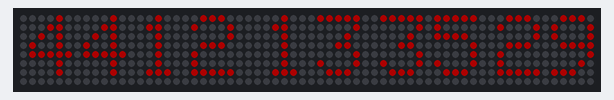
The sketch below on a simulated Arduino Uno, built with avr-gcc and run on an emulated ATmega328P. On the bench: 64×8 RGB LED matrix (first LED top left, wired row by row). Dim RGB values are drawn brighter than linear; the local clock reads 2024-03-15 10:24:30 at power-on unless the sketch sets it.

Above: at 1.2 s.
At 5.9 s:
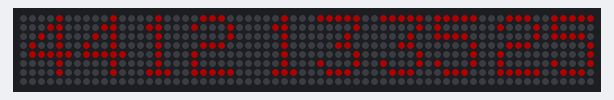
At 10.6 s:
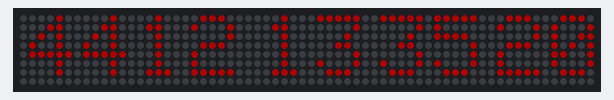
At 19.9 s:
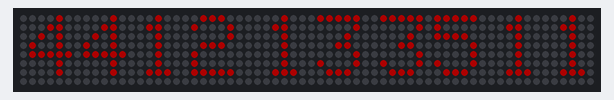
At 29.2 s:
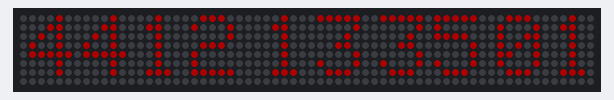
At 38.6 s:
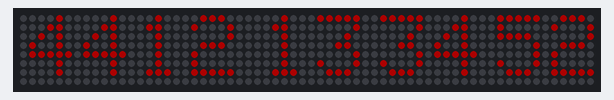

Measured:
- what the display in image 0 shows lasts 1.1 s, from 1.2 s to 2.3 s

The sketch:

panneauLeds.ino
```cpp
// Projet panneau de LEDs
// V2 : 11/1/2024 : Mise au point
// V3 : 27/1/2024 : Programme définitif


// Librairies à utiliser :
// Adafruit_neopixel :  https://github.com/adafruit/Adafruit_NeoPixel/releases
// Adafruit_gfx :       https://github.com/adafruit/Adafruit-GFX-Library/releases
// Adafruit_neomatrix : https://github.com/adafruit/Adafruit_NeoMatrix/releases
// Adafruit_neomatrix : https://github.com/adafruit/Adafruit_NeoMatrix/releases
// Busi :               https://github.com/adafruit/Adafruit_BusIO/releases
// RtClib :             https://github.com/adafruit/RTClib/releases


// Branchement sur un arduino uno
// Fil rouge Matrice => 5v
// Fil Vert Data MAtrice => D6
// Fil Blanc masse Matrice => GND


#include <Adafruit_GFX.h>
#include <Adafruit_NeoMatrix.h>
#include <Adafruit_NeoPixel.h>
#include <Wire.h>
#include <RTClib.h>

// Si changement de Police
// Inclure la police TomThumb (police petite taille)
// #include <Fonts/TomThumb.h>
// Inclure la police Mini9 (un peu plus grande)
// #include <Fonts/FreeSans9pt7b.h>


// 5 variables pour modifier le comportement du programme
#define PIN_MATRICE 6         // Port de la matrice sur l'arduino (Ici par exemple 6 pour D6 sur l'arduino)
                              // Si ESP8266, mettre obligatoirement la valeur 1 et brancher la data sur la PIN TX !!
#define LUMINOSITE 50         // Luminosité de l'affichage sachant que cela varie de 0 à 255
#define HAUTEUR_MATRICE 8     // Nombre de pixel en hauteur. On laisse 8 sur ce modèle
#define LARGEUR_MATRICE 64    // Nombre de pixel en largeur. On laisse 64 sur ce modèle (2 matrices de 32 pixels)

#define DELAI   1000          // Attente en milliseconde entre deux calculs d'heure

#define RED      255          // Si blanc, mettre toutes les valeurs à 255
#define GREEN    0            // Si Red, mettre RED a 255 et les autres valeurs à 0
#define BLUE     0

// Si Date cible : Par exemple 23/02/2025 s'écrit : 2025, 2, 23
// Si Date cible : Par exemple 1/1/2036 s'écrit : 2036, 1, 1
// Date Apophis : 14 avril 2036 mettre 2036, 4, 14 (Page 229 du livre)
#define DATE_CIBLE targetDate(2036, 4, 14, 0, 0, 0);


// Clock se branche sur les SCL (21 sur mega) et SDA (20 sur mega)

// ****** Début du programme ***********

// Initialisation du temps
RTC_DS3231 rtc;

// Initialisation de la matrice
// Largeur : 2x32 pixels
// hauteur en pixels : HAUTEUR_MATRICE
// Matrice sur la pin num. :  PIN_MATRICE
// NEO_MATRIX_BOTTOM  + NEO_MATRIX_RIGHT  : Première led en bas à droite
// NEO_MATRIX_COLUMNS + NEO_MATRIX_ZIGZAG : branchement en colonne de type zigzag
// NEO_GRB + NEO_KHZ800 : type de led
Adafruit_NeoMatrix matrix = Adafruit_NeoMatrix(LARGEUR_MATRICE,HAUTEUR_MATRICE,PIN_MATRICE,
  NEO_MATRIX_BOTTOM  + NEO_MATRIX_RIGHT  +
  NEO_MATRIX_COLUMNS + NEO_MATRIX_ZIGZAG,
  NEO_GRB + NEO_KHZ800);

void setup(){
  // Serial.begin(9600);
  matrix.begin();
  matrix.setTextWrap(false);
  matrix.setBrightness(LUMINOSITE);
  matrix.setTextColor(matrix.Color(RED, GREEN, BLUE)); // Couleur du texte (rouge ici)
  // Changer la taille de la police
  // matrix.setFont(&TomThumb);  // Police de petite taille
  //matrix.setFont(&FreeSans9pt7b);  // Police un peu plus grande
  matrix.clear();

  // Initialise composant time
  rtc.begin();
  //rtc.adjust(DateTime(__DATE__, __TIME__));  // Time and date is expanded to date and time on your computer at compiletime

  delay(1000);
  // pinMode(13, OUTPUT);   // A quoi ca sert ?
}


// Affichage fixe
void loop() {

  DateTime DATE_CIBLE

  DateTime now = rtc.now();
  // Serial.println(now.unixtime());

  // Calculer la différence en jours, heures, minutes et secondes
  long secondsLeft = targetDate.unixtime() - now.unixtime();

  // Convertir en jours, heures, minutes, secondes
  long daysLeft = secondsLeft / 86400; // 86400 secondes par jour
  secondsLeft %= 86400;

  int hoursLeft = secondsLeft / 3600; // 3600 secondes par heure
  secondsLeft %= 3600;

  int minutesLeft = secondsLeft / 60; // 60 secondes par minute
  int secondsLeftFinal = secondsLeft % 60;

  // Afficher les résultats

    String daysLeftj="";
    if (daysLeft<1000) {
      daysLeftj=daysLeftj+"0";
    }
    if (daysLeft<100) {
      daysLeftj=daysLeftj+"0";
    }
    if (daysLeft<10) {
      daysLeftj=daysLeftj+"0";
    }
    daysLeftj=daysLeftj+String(daysLeft)+"";

  Serial.print(daysLeftj+" ");

    String daysLefth="";
    if (hoursLeft<10) {
      daysLefth=daysLefth+"0";
    }
    daysLefth=daysLefth+String(hoursLeft)+"";


  Serial.print(daysLefth+" ");

    String daysLeftm="";
    if (minutesLeft<10) {
      daysLeftm=daysLeftm+"0";
    }
    daysLeftm=daysLeftm+String(minutesLeft)+"";

  Serial.print(daysLeftm+" ");

    String daysLefts="";
    if (secondsLeftFinal<10) {
      daysLefts=daysLefts+"0";
    }
    daysLefts=daysLefts+String(secondsLeftFinal);

  Serial.println(daysLefts+" ");

    matrix.fillScreen(0);
    matrix.setCursor(1,0);
    matrix.print(daysLeftj);
    matrix.setCursor(27,0);
    matrix.print(daysLefth);
    matrix.setCursor(40,0);
    matrix.print(daysLeftm);
    matrix.setCursor(53,0);
    matrix.print(daysLefts);
    matrix.show();
    delay(DELAI);
}


// Test de défilement : Non utilisé dans ce programme
void loopDefilement() {

  // Date cible : 1er janvier 2030 à 00:00:00
  DateTime targetDate(2036, 3, 1, 0, 0, 0);

  DateTime now = rtc.now();

  // Calculer la différence en jours, heures, minutes et secondes
  long secondsLeft = targetDate.unixtime() - now.unixtime();

  // Convertir en jours, heures, minutes, secondes
  long daysLeft = secondsLeft / 86400; // 86400 secondes par jour
  secondsLeft %= 86400;

  int hoursLeft = secondsLeft / 3600; // 3600 secondes par heure
  secondsLeft %= 3600;

  int minutesLeft = secondsLeft / 60; // 60 secondes par minute
  int secondsLeftFinal = secondsLeft % 60;

  // Afficher les résultats

    String resultat=String(daysLeft)+"."+String(hoursLeft)+"."+String(minutesLeft)+"."+String(secondsLeftFinal);

  // Position 64 à -30
  for(int x=64; x>=-68; x-=1) {
    matrix.setCursor(1, 1);
    matrix.print(resultat);
    matrix.show();
    delay(80);
    matrix.fillScreen(0);
  }
}
```
